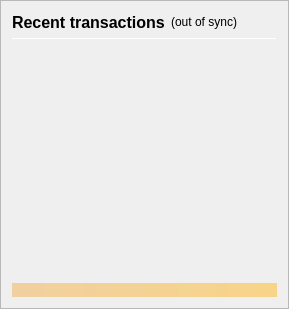
                <widget class="QFrame" name="frame_RecentTransactions">
                 <property name="minimumSize">
                  <size>
                   <width>0</width>
                   <height>0</height>
                  </size>
                 </property>
                 <property name="frameShape">
                  <enum>QFrame::StyledPanel</enum>
                 </property>
                 <property name="frameShadow">
                  <enum>QFrame::Raised</enum>
                 </property>
                 <layout class="QVBoxLayout" name="verticalLayout_1" stretch="0,0,0,0,0">
                  <item>
                   <layout class="QHBoxLayout" name="horizontalLayout_2">
                    <item>
                     <widget class="QLabel" name="label_4">
                      <property name="minimumSize">
                       <size>
                        <width>0</width>
                        <height>20</height>
                       </size>
                      </property>
                      <property name="font">
                       <font>
                        <pointsize>12</pointsize>
                        <weight>75</weight>
                        <bold>true</bold>
                       </font>
                      </property>
                      <property name="text">
                       <string>Recent transactions</string>
                      </property>
                     </widget>
                    </item>
                    <item>
                     <widget class="QLabel" name="labelTransactionsStatus">
                      <property name="cursor">
                       <cursorShape>WhatsThisCursor</cursorShape>
                      </property>
                      <property name="toolTip">
                       <string>The displayed information may be out of date. Your wallet automatically synchronizes with the VELES network after a connection is established, but this process has not completed yet.</string>
                      </property>
                      <property name="styleSheet">
                       <string notr="true">QLabel { color: black; }</string>
                      </property>
                      <property name="text">
                       <string notr="true">(out of sync)</string>
                      </property>
                      <property name="alignment">
                       <set>Qt::AlignRight|Qt::AlignTrailing|Qt::AlignVCenter</set>
                      </property>
                     </widget>
                    </item>
                    <item>
                     <spacer name="horizontalSpacer">
                      <property name="orientation">
                       <enum>Qt::Horizontal</enum>
                      </property>
                      <property name="sizeHint" stdset="0">
                       <size>
                        <width>40</width>
                        <height>20</height>
                       </size>
                      </property>
                     </spacer>
                    </item>
                   </layout>
                  </item>
                  <item>
                   <widget class="Line" name="line">
                    <property name="minimumSize">
                     <size>
                      <width>0</width>
                      <height>1</height>
                     </size>
                    </property>
                    <property name="maximumSize">
                     <size>
                      <width>16777215</width>
                      <height>1</height>
                     </size>
                    </property>
                    <property name="orientation">
                     <enum>Qt::Horizontal</enum>
                    </property>
                   </widget>
                  </item>
                  <item>
                   <widget class="QListView" name="listTransactions">
                    <property name="minimumSize">
                     <size>
                      <width>0</width>
                      <height>0</height>
                     </size>
                    </property>
                    <property name="styleSheet">
                     <string notr="true">QListView { background: transparent; }</string>
                    </property>
                    <property name="frameShape">
                     <enum>QFrame::NoFrame</enum>
                    </property>
                    <property name="verticalScrollBarPolicy">
                     <enum>Qt::ScrollBarAlwaysOff</enum>
                    </property>
                    <property name="horizontalScrollBarPolicy">
                     <enum>Qt::ScrollBarAlwaysOff</enum>
                    </property>
                    <property name="selectionMode">
                     <enum>QAbstractItemView::NoSelection</enum>
                    </property>
                   </widget>
                  </item>
                  <item>
                   <spacer name="verticalSpacer_2">
                    <property name="orientation">
                     <enum>Qt::Vertical</enum>
                    </property>
                    <property name="sizeType">
                     <enum>QSizePolicy::Expanding</enum>
                    </property>
                    <property name="sizeHint" stdset="0">
                     <size>
                      <width>20</width>
                      <height>40</height>
                     </size>
                    </property>
                   </spacer>
                  </item>
                  <item>
                   <widget class="QLabel" name="labelAlerts">
                    <property name="maximumSize">
                     <size>
                      <width>16777215</width>
                      <height>16777215</height>
                     </size>
                    </property>
                    <property name="styleSheet">
                     <string notr="true">background-color: qlineargradient(x1: 0, y1: 0, x2: 1, y2: 0, stop:0 #F0D0A0, stop:1 #F8D488); color:#333;</string>
                    </property>
                    <property name="text">
                     <string/>
                    </property>
                    <property name="wordWrap">
                     <bool>true</bool>
                    </property>
                    <property name="margin">
                     <number>3</number>
                    </property>
                   </widget>
                  </item>
                 </layout>
                </widget>
